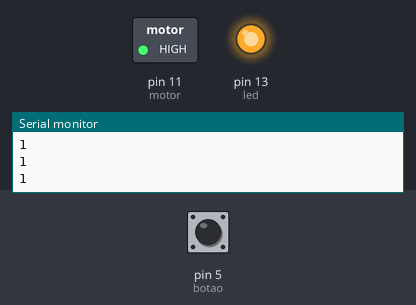
Bench run of a sketch on a simulated Arduino Uno, built with avr-gcc and run on an emulated ATmega328P. Shown: switched loads named in the sketch (green lamp = pin HIGH), output pins drawn as LEDs (lit = HIGH), the last lines printed to the serial monitor. The test bench sets the inputs (shaded band); at power-on: pin 5 (botao) HIGH.

Above: at 1.2 s.
1.3 s: pin 5 (botao) pulled LOW for 1 s
At 1.9 s:
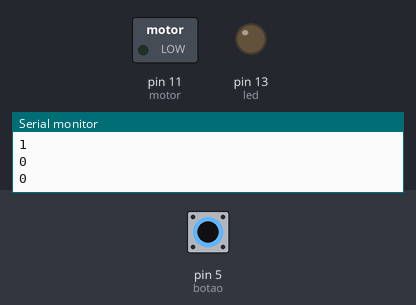
3.9 s: pin 5 (botao) pulled LOW for 3.2 s
At 7.5 s:
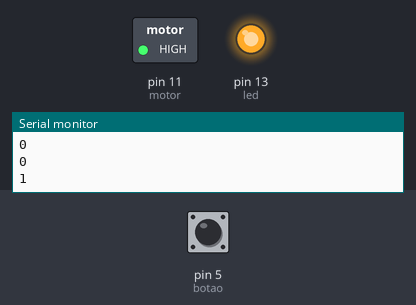
Timing chart, 0 to 9.0 s (numbered marks = the images above; inputs shaded):
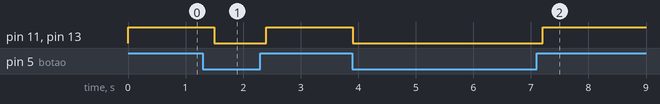

Measured:
- after the input at 1.3 s, pin 11 (motor), pin 13 (led): HIGH → LOW after 0.20 s, → HIGH 0.90 s later
- after the input at 3.9 s, pin 11 (motor), pin 13 (led): HIGH → LOW at once, → HIGH 3.3 s later

The sketch:

Motor.ino
```cpp
/*
Ligar Motor
*/

int botao = 5;
int led = 13;
int motor = 11;

int estado_do_botao = 0;

void setup(){
	pinMode(motor, OUTPUT);
	pinMode(led, OUTPUT);
	pinMode(botao, INPUT_PULLUP);

	Serial.begin(9600);
	Serial.println("Ligou");
}

void loop(){
  	estado_do_botao = digitalRead(botao);
  	Serial.println(estado_do_botao);
  	digitalWrite(motor, estado_do_botao);
    if(estado_do_botao == digitalRead(botao)){
      digitalWrite(led, estado_do_botao);
    }

    delay(300);
}
```
